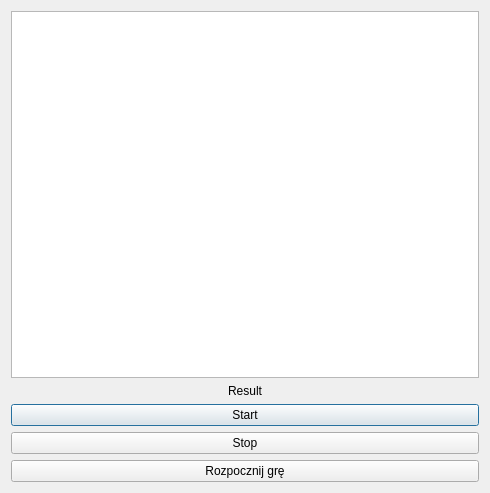
<?xml version="1.0" encoding="UTF-8"?>
<ui version="4.0">
 <class>Dialog</class>
 <widget class="QDialog" name="Dialog">
  <property name="geometry">
   <rect>
    <x>0</x>
    <y>0</y>
    <width>490</width>
    <height>493</height>
   </rect>
  </property>
  <property name="windowTitle">
   <string>RockPaperScissors Test</string>
  </property>
  <layout class="QVBoxLayout" name="verticalLayout">
   <item>
    <widget class="QGraphicsView" name="graphicsView">
     <property name="autoFillBackground">
      <bool>true</bool>
     </property>
    </widget>
   </item>
   <item>
    <widget class="QLabel" name="label">
     <property name="text">
      <string>Result</string>
     </property>
     <property name="alignment">
      <set>Qt::AlignCenter</set>
     </property>
    </widget>
   </item>
   <item>
    <widget class="QPushButton" name="pushButton">
     <property name="text">
      <string>Start</string>
     </property>
    </widget>
   </item>
   <item>
    <widget class="QPushButton" name="pushButton_2">
     <property name="text">
      <string>Stop</string>
     </property>
    </widget>
   </item>
   <item>
    <widget class="QPushButton" name="pushButton_3">
     <property name="text">
      <string>Rozpocznij grę</string>
     </property>
    </widget>
   </item>
  </layout>
 </widget>
 <layoutdefault spacing="6" margin="11"/>
 <resources/>
 <connections/>
</ui>
